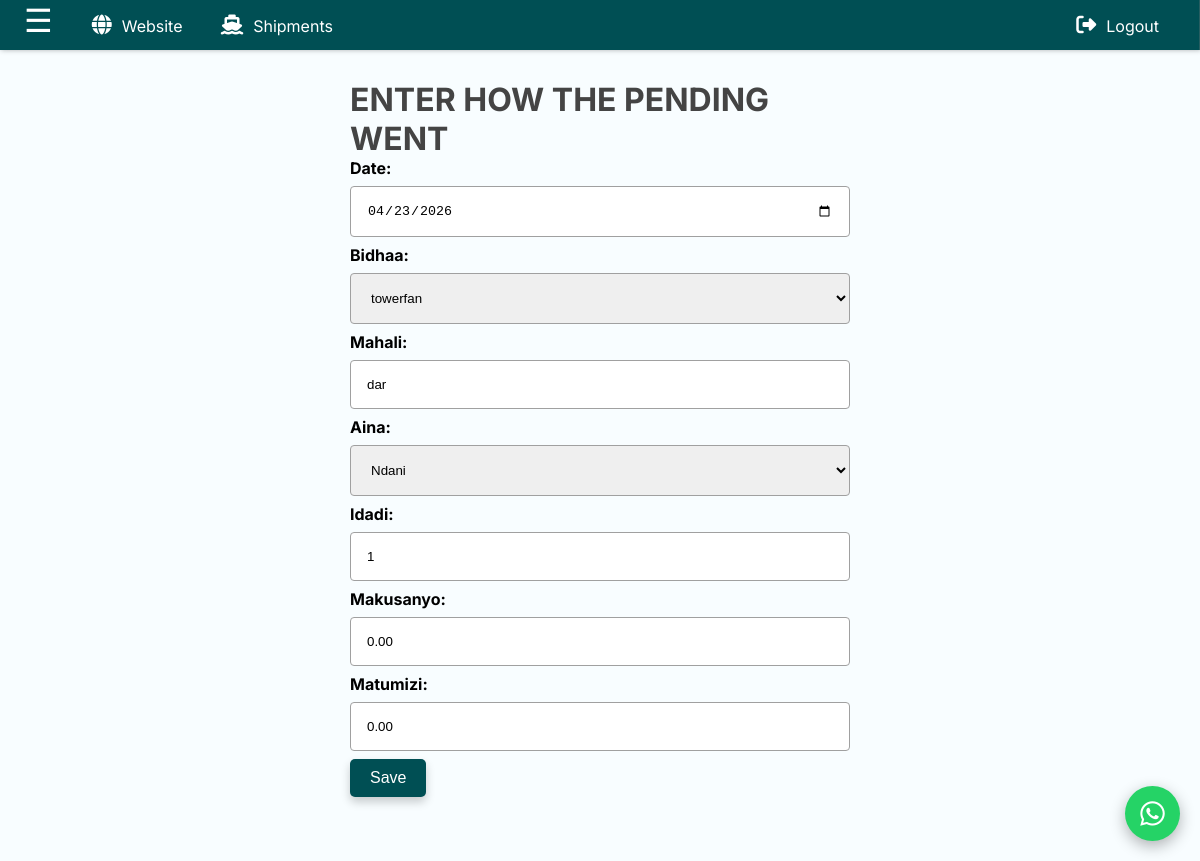
The app's page /manager/edit_pending_sales/10 (signed in), older data.
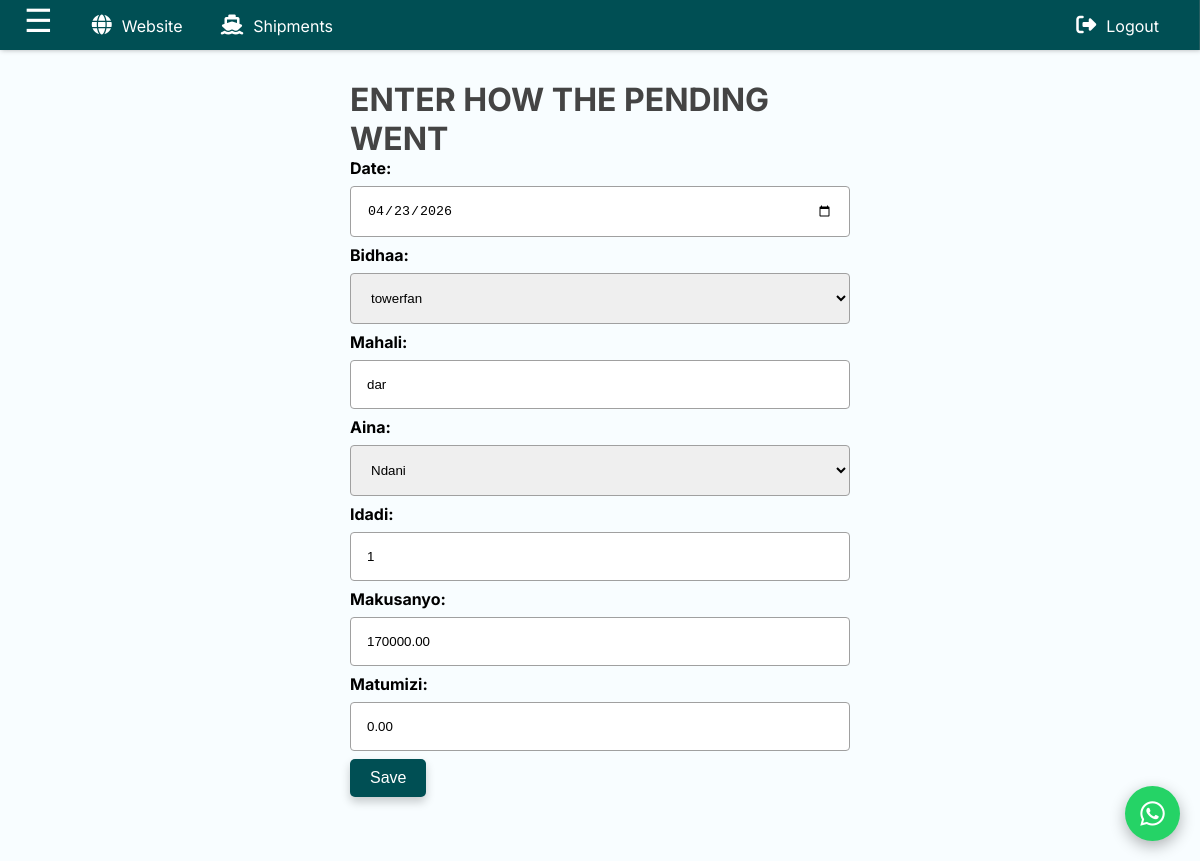
The same page, newer data.
### inventory/models.py (models this page shows, shortened)
class Sale(models.Model):
    CONDTION_CHOICES=[('ndani', 'Ndani'),('mkoa', 'Mkoa') ]
    STATUS_CHOICES=[('paid','Paid'), ('pending', 'Pending'), ('canceled',('Canceled'))]
    date=models.DateField()
    bidhaa=models.ForeignKey(Stock,on_delete=models.PROTECT)
    mahali=models.CharField(max_length=100)
    aina=models.CharField(max_length=100,choices=CONDTION_CHOICES)
    idadi=models.IntegerField(validators=[MinValueValidator(1)],default=0)
    makusanyo=models.DecimalField(max_digits=10,decimal_places=2,validators=[MinValueValidator(0)],default=0)
    matumizi=models.DecimalField(max_digits=10,decimal_places=2,validators=[MinValueValidator(0)],default=0)
    status=models.CharField(max_length=10,choices=STATUS_CHOICES)
    created_at=models.DateTimeField(auto_now_add=True)

### inventory/views.py (the view)
# urls.py: path('edit_pending_sales/<id>',views.edit_pending_sales,name='edit_pending_sales'),
@login_required
def edit_pending_sales(request,id):
    pending_sales=get_object_or_404(Sale,id=id)
    form=SaleForm(request.POST or None, instance=pending_sales)
    if form.is_valid():
        form.save()
        return redirect('pending_sales')
    context={'edit_pending_sales':form}
    return render(request, 'inventory/edit_pending_sales.html',context)

### inventory/forms.py
class SaleForm(ModelForm):
    class Meta:
        model=Sale
        exclude=['status']
        widgets={'date':forms.DateInput(attrs={'type':'date'})}

### inventory/models.py (called while the page is built)
    def __str__(self):
        return self.name

### inventory/templates/inventory/edit_pending_sales.html (shortened to what this page needs)
{% extends 'website/base.html' %}
{% block content %}
{% include 'inventory/nav.html' %}
<div class="content-container">
    <div class="sales-container">
        <form action="" method="POST" class="form-box">
            <h2>ENTER HOW THE PENDING WENT</h2>
            {{edit_pending_sales}}
            <button type="submit" id="submit" class="edit-btn">Save</button>
        </form>
    </div>
</div>
{% endblock %}

### website/templates/website/base.html (shortened to what this page needs)
{% load static %}
<html lang="en">
<head>
    <link rel="stylesheet" href="{% static 'website/css/main.css' %}">
    <link rel="stylesheet" href="https://cdn.jsdelivr.net/npm/swiper@11/swiper-bundle.min.css"/>
    <link rel="stylesheet" href="https://cdnjs.cloudflare.com/ajax/libs/font-awesome/6.4.0/css/all.min.css">
</head>
<body>
    {% block content %}
    {% endblock %}
    <a href="#" class="wa-float" >
        <i class="fab fa-whatsapp" id="waBtn"></i>
    </a>
</body>
</html>

### inventory/templates/inventory/nav.html (shortened to what this page needs)
<div class="top-bar">
    <div class="start">
        <button class="toggle-btn" onclick="toggleSidebar()">☰</button>
        <div class="manager">
            <a href="{% url 'admin_panel' %}"><i class="fa-solid fa-globe" style="padding: 10px; font-size: 20px;"></i><span>Website</span></a>
            <a href="{% url 'shipping_home' %}"><i class="fa-solid fa-ship" style="padding: 10px; font-size: 20px;"></i><span>Shipments </span></a>
        </div>
    </div>
    <div class="end">
        <div class="manager">
            <a href="{% url 'logout' %}"><i class="fa-solid fa-right-from-bracket" style="padding: 10px; font-size: 20px;"></i><span>Logout</span></a>
        </div>
    </div>
</div>

### website/static/website/css/main.css (style rules this page uses)
html,body { height: 100%; width: 100%; }
body { font-family: 'Inter', 'Segoe UI', sans-serif; background-color: rgb(248, 253, 255); padding: 1rem; }
* { box-sizing: border-box; margin: 0; padding: 0; }
.top-bar { position: fixed; left: 0; right: 0; top: 0; height: 50px; display: flex; align-items: center; transition: 0.3s; justify-content: center; background-color: rgb(0, 79, 84); border-right: solid rgba(130, 130, 130,0.3) 1px; box-shadow: 1px 0 5px rgba(0, 0, 0, 0.3); margin: 0; padding: 0; z-index: 999; }
.content-container { margin-left: 0; padding: 3rem 0; transition: 0.3s; width: 100% !important; }
.toggle-btn { font-size: 2rem; margin-bottom: 0.5rem; background: none; border: none; color: white; cursor: pointer; padding: 0 1.5rem; }
.manager a { color: white; margin-right: 15px; text-decoration: none; }
.manager { display: flex; gap: 0.2rem; }
.manager a { color: white; text-decoration: none; border: none; padding: 0px 5px; }
.start { display: flex; justify-content: flex-start; align-items: center; flex: 1; }
.end { margin-right: 20px; }
.form-box { width: 100%; max-width: 500px; margin: 1rem auto; }
form label { display: block; font-weight: bold; margin-bottom: 0.5rem; }
form input, form textarea, form select { display: block; padding: 1rem; border: 1px solid rgb(160, 160, 160); border-radius: 4px; transition: transform 0.2s ease; width: 100%; margin-bottom: 0.5rem; }
h2 { font-size: clamp(1rem, 3.5vw, 2rem) !important; }
h2,h3,h4 { color: #444444; }
.edit-btn { vertical-align: top; text-align:center; cursor: pointer; background-color: rgb(0, 79, 84); color: white; border: none; border-radius: 5px; box-shadow: 0 5px 10px rgba(0, 0, 0, 0.2); transition: transform 0.2s ease; text-decoration: none; padding: 10px 20px; font-size: 16px; }
.wa-float { position: fixed; bottom: 20px; right: 20px; background: #25D366; color: white; width: 55px; height: 55px; border-radius: 50%; display: flex; justify-content: center; align-items: center; font-size: 26px; text-decoration: none; z-index: 999; box-shadow: 0 5px 15px rgba(0,0,0,0.3); cursor: pointer; transition: transform 0.2s ease; }
.fa-whatsapp { font-size: 28px; display: flex; justify-content: center; align-items: center; }

Row changes from the older to the newer data that the page shows:
changed Sale "towerfan": makusanyo "0.00" → "170000.00"
